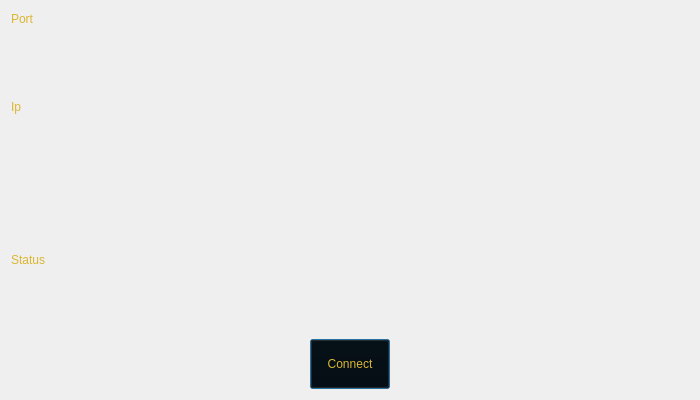
<?xml version="1.0" encoding="UTF-8"?>
<ui version="4.0">
 <class>Client</class>
 <widget class="QDialog" name="Client">
  <property name="geometry">
   <rect>
    <x>0</x>
    <y>0</y>
    <width>700</width>
    <height>400</height>
   </rect>
  </property>
  <property name="minimumSize">
   <size>
    <width>700</width>
    <height>400</height>
   </size>
  </property>
  <property name="maximumSize">
   <size>
    <width>700</width>
    <height>400</height>
   </size>
  </property>
  <property name="windowTitle">
   <string>Client</string>
  </property>
  <property name="windowIcon">
   <iconset resource="../Resource.qrc">
    <normaloff>:/Resource/Icons/tower-broadcast-solid.svg</normaloff>:/Resource/Icons/tower-broadcast-solid.svg</iconset>
  </property>
  <property name="styleSheet">
   <string notr="true">color: rgb(255, 255, 255);
font: italic 32pt &quot;Monotype Corsiva&quot;;
border-image: url(:/Resource/Game/menuBG.jpg);</string>
  </property>
  <layout class="QGridLayout" name="gridLayout">
   <item row="0" column="0">
    <layout class="QHBoxLayout" name="horizontalLayout">
     <item>
      <widget class="QLabel" name="label">
       <property name="styleSheet">
        <string notr="true">border-image: url(:/Pictures/Game/Background.png);
background: transparent;
color: rgb(219, 182, 49);</string>
       </property>
       <property name="text">
        <string>Port</string>
       </property>
      </widget>
     </item>
     <item>
      <widget class="QLineEdit" name="Port">
       <property name="styleSheet">
        <string notr="true">border-image: url(:/Pictures/Game/Background.png);
background: transparent;
color: rgb(219, 182, 49);</string>
       </property>
       <property name="frame">
        <bool>false</bool>
       </property>
       <property name="alignment">
        <set>Qt::AlignCenter</set>
       </property>
      </widget>
     </item>
    </layout>
   </item>
   <item row="1" column="0">
    <layout class="QHBoxLayout" name="horizontalLayout_2">
     <item>
      <widget class="QLabel" name="label_2">
       <property name="styleSheet">
        <string notr="true">border-image: url(:/Pictures/Game/Background.png);
background: transparent;
color: rgb(219, 182, 49);</string>
       </property>
       <property name="text">
        <string>Ip</string>
       </property>
      </widget>
     </item>
     <item>
      <widget class="QLineEdit" name="Ip">
       <property name="sizePolicy">
        <sizepolicy hsizetype="Expanding" vsizetype="Preferred">
         <horstretch>0</horstretch>
         <verstretch>0</verstretch>
        </sizepolicy>
       </property>
       <property name="styleSheet">
        <string notr="true">border-image: url(:/Pictures/Game/Background.png);
background: transparent;
color: rgb(219, 182, 49);</string>
       </property>
       <property name="frame">
        <bool>false</bool>
       </property>
       <property name="alignment">
        <set>Qt::AlignCenter</set>
       </property>
      </widget>
     </item>
    </layout>
   </item>
   <item row="2" column="0">
    <layout class="QHBoxLayout" name="horizontalLayout_4">
     <item>
      <widget class="QLabel" name="label_4">
       <property name="styleSheet">
        <string notr="true">border-image: url(:/Pictures/Game/Background.png);
background: transparent;
color: rgb(219, 182, 49);</string>
       </property>
       <property name="text">
        <string>Status</string>
       </property>
      </widget>
     </item>
     <item>
      <widget class="QLabel" name="Status">
       <property name="sizePolicy">
        <sizepolicy hsizetype="Expanding" vsizetype="Preferred">
         <horstretch>0</horstretch>
         <verstretch>0</verstretch>
        </sizepolicy>
       </property>
       <property name="styleSheet">
        <string notr="true">border-image: url(:/Pictures/Game/Background.png);
background: transparent;
color: rgb(219, 182, 49);</string>
       </property>
       <property name="text">
        <string/>
       </property>
       <property name="alignment">
        <set>Qt::AlignCenter</set>
       </property>
      </widget>
     </item>
    </layout>
   </item>
   <item row="3" column="0">
    <layout class="QHBoxLayout" name="horizontalLayout_3">
     <item>
      <spacer name="horizontalSpacer">
       <property name="orientation">
        <enum>Qt::Horizontal</enum>
       </property>
       <property name="sizeHint" stdset="0">
        <size>
         <width>40</width>
         <height>20</height>
        </size>
       </property>
      </spacer>
     </item>
     <item>
      <widget class="QPushButton" name="Connect">
       <property name="minimumSize">
        <size>
         <width>0</width>
         <height>50</height>
        </size>
       </property>
       <property name="styleSheet">
        <string notr="true">border-image: url(:/Pictures/Game/Background.png);
background: transparent;
color: rgb(219, 182, 49);</string>
       </property>
       <property name="text">
        <string>Connect</string>
       </property>
      </widget>
     </item>
     <item>
      <spacer name="horizontalSpacer_2">
       <property name="orientation">
        <enum>Qt::Horizontal</enum>
       </property>
       <property name="sizeHint" stdset="0">
        <size>
         <width>40</width>
         <height>20</height>
        </size>
       </property>
      </spacer>
     </item>
    </layout>
   </item>
  </layout>
 </widget>
 <resources>
  <include location="../Resource.qrc"/>
 </resources>
 <connections/>
</ui>
